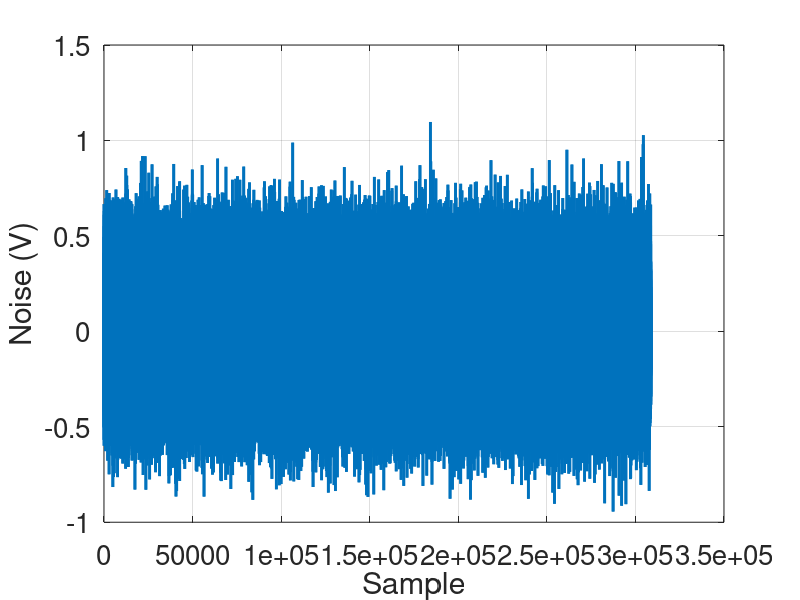
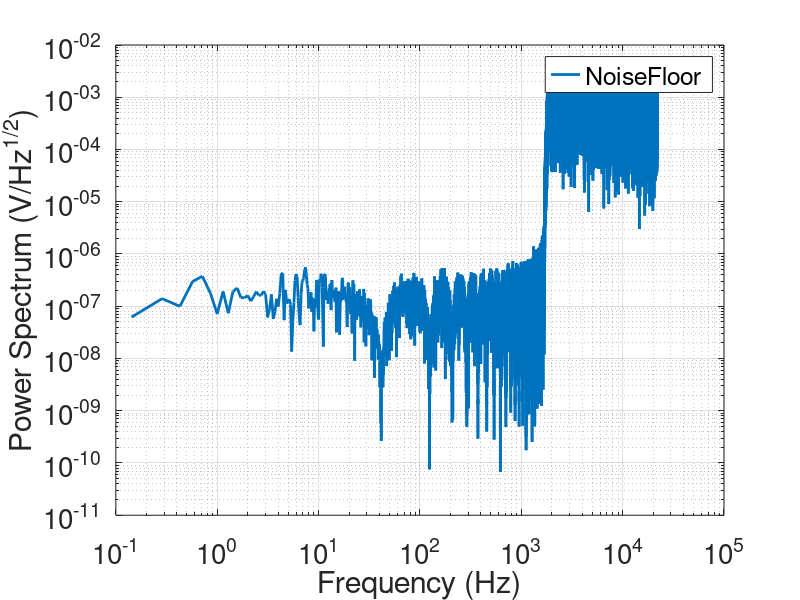
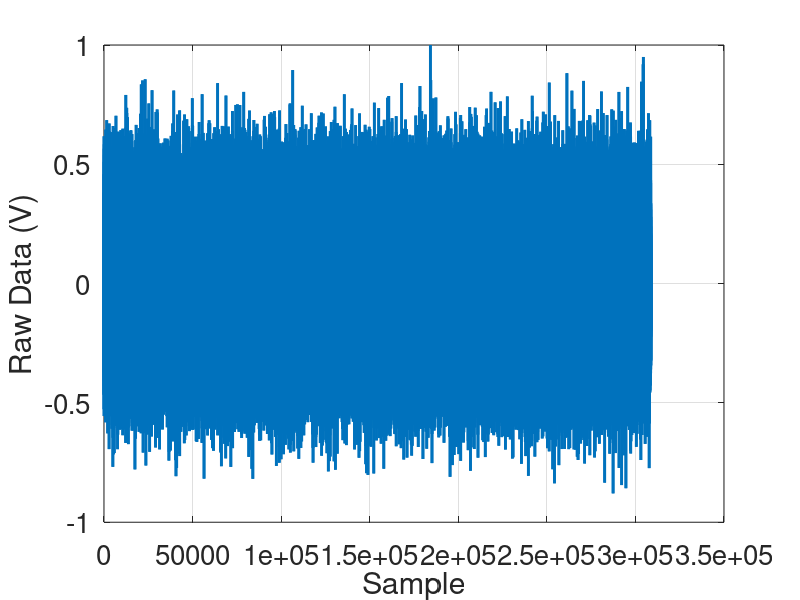
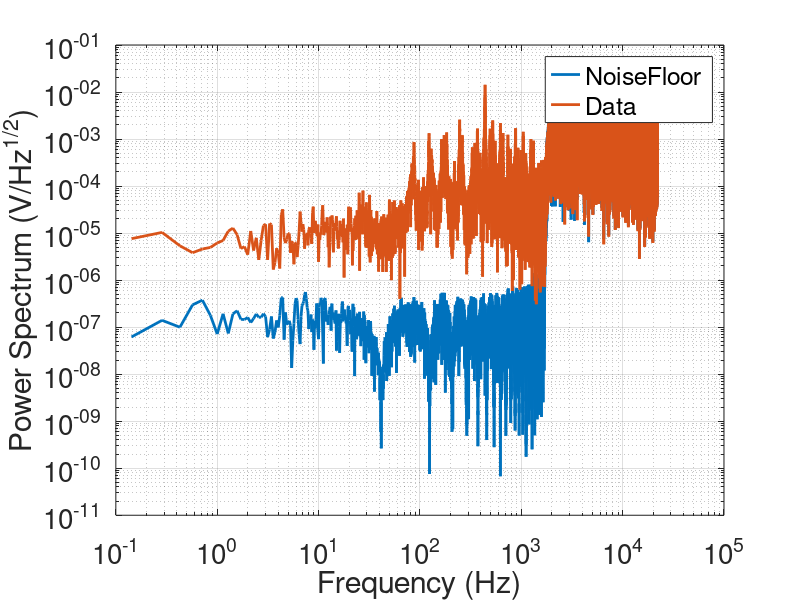

Write the MATLAB code that produced these figures, in order. (Note: this script raises an error after producing the figures.)
% 功率谱估计可以用于评估仪器噪声在频带内的分布，为数据滤波提供依据
% 示例数据说明：
%    test-data-01 --- 假设的某录音设备噪声本底
%    test-data-02 --- 上述录音设备录制的某音频

%%
set(groot,'DefaultLineLineWidth',2)
set(groot,'DefaultAxesFontSize',20)
set(groot,'DefaultFigureColor','w')

clear;clc
close all

%% 导入噪声本底数据
load('test-data-01.mat')

figure('Name','Noise')
plot(xn)
grid on
xlabel('Sample')
ylabel('Noise (V)')

nfft = length(xn);
win = hann(nfft);
[pxn,f] = periodogram(xn,win,'onesided',nfft,fs);

figure('Name','NoisePSD')
loglog(f,sqrt(pxn),'DisplayName','NoiseFloor')
grid on
legend
xlabel('Frequency (Hz)')
ylabel('Power Spectrum (V/Hz^{1/2})')

%% 导入录音数据
load('test-data-02.mat')

figure('Name','Data')
plot(data)
grid on
xlabel('Sample')
ylabel('Raw Data (V)')

[pdat,f] = periodogram(data,win,'onesided',nfft,fs);

figure('Name','DataPSD')
loglog(f,sqrt(pxn),'DisplayName','NoiseFloor')
hold on
grid on
loglog(f,sqrt(pdat),'DisplayName','Data')
legend
xlabel('Frequency (Hz)')
ylabel('Power Spectrum (V/Hz^{1/2})')

% sound(data,fs)

%% 滤波
filter_data = bandpass(data,[20 1500],fs);

figure('Name','Data')
plot(filter_data)
grid on
xlabel('Sample')
ylabel('Filtered Data (V)')

[pfilt,f] = periodogram(filter_data,win,'onesided',nfft,fs);

figure('Name','DataPSD')
loglog(f,sqrt(pxn),'DisplayName','NoiseFloor')
hold on
grid on
loglog(f,sqrt(pdat),'DisplayName','Data')
loglog(f,sqrt(pfilt),'DisplayName','FilteredData')
legend
xlabel('Frequency (Hz)')
ylabel('Power Spectrum (V/Hz^{1/2})')

% sound(filter_data,fs)